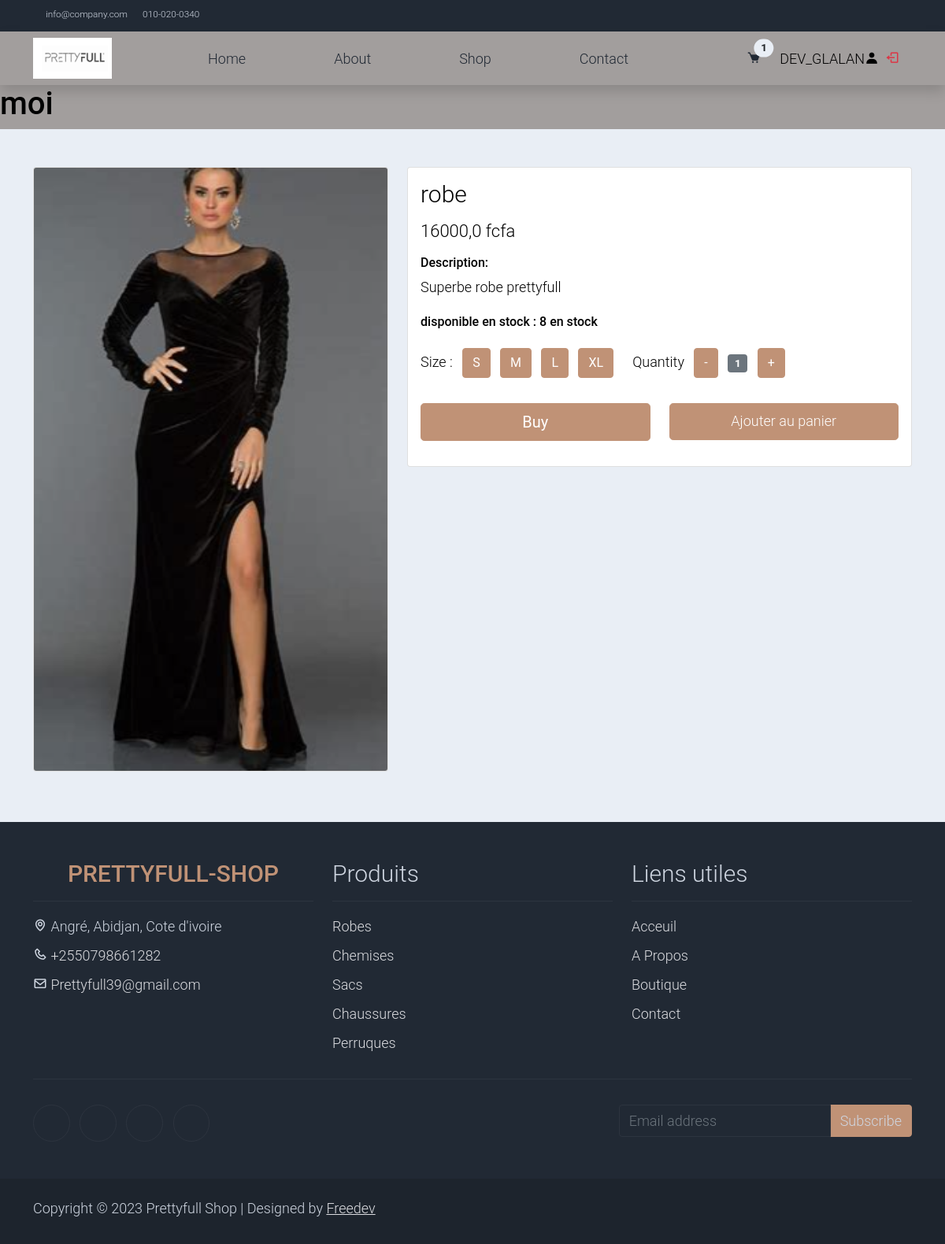
/product/robe (signed in), run on the app's committed database.
### accounts/models.py (models this page shows)
class Shopper(AbstractUser):
    pass

### store/models.py (models this page shows, shortened)
class Cart(models.Model):
    user = models.OneToOneField(AUTH_USER_MODEL, on_delete=models.CASCADE)
    orders = models.ManyToManyField(Order)

class Product(models.Model):
    name = models.CharField(max_length=128)
    slug = models.SlugField(max_length=128)
    price = models.FloatField(default=0.0)
    stock = models.IntegerField(default=0)
    description = models.TextField(blank=True)
    thumbnail = models.ImageField(upload_to="products", blank=True, null=True)

### store/views.py (the view)
# urls.py: path('product/<str:slug>', product_detail, name='product'),
def product_detail(request, slug):
    product = get_object_or_404(Product, slug=slug)
    return render(request, 'store/detail.html', context={"product": product})

### store/templates/store/detail.html (shortened to what this page needs)
{% extends 'base.html' %} {% block content %}
<h1>moi</h1>
<section class="bg-light">
  <div class="container pb-5">
    <div class="row">
      <div class="col-lg-5 mt-5">
        <div class="card mb-3">
          <img
            class="card-img img-fluid"
            src="{{ product.thumbnail.url }}"
            alt="{{ product.name }}"
            id="product-detail"
          />
        </div>
      </div>
      <div class="col-lg-7 mt-5">
        <div class="card">
          <div class="card-body">
            <h1 class="h2">{{ product.name }}</h1>
            <p class="h3 py-2">{{ product.price }} fcfa</p>
            <h6>Description:</h6>
            <p>{{ product.description }}</p>
            <ul class="list-inline">
              <li class="list-inline-item">
                <h6>disponible en stock : {{ product.stock }} en stock</h6>
              </li>
            </ul>
            <form action="" method="GET">
              <div class="row">
                <div class="col-auto">
                  <ul class="list-inline pb-3">
                    <li class="list-inline-item">
                      Size :
                    </li>
                    <li class="list-inline-item">
                      <span class="btn btn-success btn-size">S</span>
                    </li>
                    <li class="list-inline-item">
                      <span class="btn btn-success btn-size">M</span>
                    </li>
                    <li class="list-inline-item">
                      <span class="btn btn-success btn-size">L</span>
                    </li>
                    <li class="list-inline-item">
                      <span class="btn btn-success btn-size">XL</span>
                    </li>
                  </ul>
                </div>
                <div class="col-auto">
                  <ul class="list-inline pb-3">
                    <li class="list-inline-item text-right">
                      Quantity
                    </li>
                    <li class="list-inline-item">
                      <span class="btn btn-success" id="btn-minus">-</span>
                    </li>
                    <li class="list-inline-item">
                      <span class="badge bg-secondary" id="var-value">1</span>
                    </li>
                    <li class="list-inline-item">
                      <span class="btn btn-success" id="btn-plus">+</span>
                    </li>
                  </ul>
                </div>
              </div>
              <div class="row pb-3">
                <div class="col d-grid">
                  <button
                    type="submit"
                    class="btn btn-success btn-lg"
                    name="submit"
                    value="buy"
                  >
                    Buy
                  </button>
                </div>
                <div class="col d-grid">
                  {% if user.is_authenticated %}
                  <a href="{% url 'add_to_cart' product.slug %}" class="btn btn-success btn-lg">
                          Ajouter au panier
                      </a>
                  {% endif %}
                  <a href="">
                  </a>
                </div>
              </div>
            </form>
          </div>
        </div>
      </div>
    </div>
  </div>
</section>
 {% endblock %}

### templates/base.html (shortened to what this page needs)
<!DOCTYPE html>
<html lang="fr">
<head>
    <link rel="stylesheet" href="https://cdn.jsdelivr.net/npm/bootstrap@4.3.1/dist/css/bootstrap.min.css">
    <link href='https://unpkg.com/boxicons@2.1.4/css/boxicons.min.css' rel='stylesheet'>
    {% load static %}
    <link rel="stylesheet" href=" {% static 'css/bootstrap.min.css' %}">
    <link rel="stylesheet" href="{% static 'css/exemple.css' %}">
    <link rel="stylesheet" href="{% static 'css/templatemo.css' %}">
</head>
<body>
   <nav class="navbar navbar-expand-lg bg-dark navbar-light d-none d-lg-block" id="templatemo_nav_top">
      <div class="container text-light">
          <div class="w-100 d-flex justify-content-between">
              <div>
                  <a class="navbar-sm-brand text-light text-decoration-none" href="mailto:info@company.com">info@company.com</a>
                  <a class="navbar-sm-brand text-light text-decoration-none" href="tel:010-020-0340">010-020-0340</a>
              </div>
              <div>
                  <a class="text-light" href="https://fb.com/templatemo" target="_blank" rel="sponsored"></a>
                  <a class="text-light" href="https://www.instagram.com/" target="_blank"></a>
                  <a class="text-light" href="https://twitter.com/" target="_blank"></a>
              </div>
          </div>
      </div>
  </nav>
  <nav class="navbar navbar-expand-lg navbar-light shadow">
    <div class="container d-flex justify-content-between align-items-center">
        <a href="" class="logo"><img src="{% static 'images/logo.png'%}" alt=""></a>
        <div class="align-self-center collapse navbar-collapse flex-fill  d-lg-flex justify-content-lg-between" id="templatemo_main_nav">
            <div class="flex-fill">
                <ul class="nav navbar-nav d-flex justify-content-between mx-lg-auto">
                    <li class="nav-item">
                        <a class="nav-link" href="{% url 'index'%}">Home</a>
                    </li>
                    <li class="nav-item">
                        <a class="nav-link" href="{% url 'about'%}">About</a>
                    </li>
                    <li class="nav-item">
                        <a class="nav-link" href="shop.html">Shop</a>
                    </li>
                    <li class="nav-item">
                        <a class="nav-link" href="{% url 'contact' %}">Contact</a>
                    </li>
                </ul>
            </div>
            <div class="navbar align-self-center d-flex">
                <a class="nav-icon d-none d-lg-inline" href="#" data-bs-toggle="modal" data-bs-target="#templatemo_search">
                </a>
                <a class="nav-icon position-relative text-decoration-none" href="{% url 'cart' %}">
                    <i class='bx bxs-cart mr-1' ></i>
                    <span class="position-absolute top-0 left-100 translate-middle badge rounded-pill bg-light text-dark">{{ user.cart.orders.count }}</span>
                </a>
                {% if user.is_authenticated %}
                 {{ user.username }}<i class='bx bxs-user bx-2x'></i>
             <a href="{% url 'logout' %}">
                <i class='bx bx-log-out ml-2 text-danger bx-3x'></i>
             </a>
             {% endif %}
            </div>
        </div>
    </div>
</nav>
      {% block content %}
      {% endblock content %}
      <footer class="bg-dark" id="tempaltemo_footer">
         <div class="container">
             <div class="row">
                 <div class="col-md-4 pt-5">
                     <h2 class="h2 text-success border-bottom pb-3 border-light logo">PRETTYFULL-SHOP</h2>
                     <ul class="list-unstyled text-light footer-link-list">
                         <li>
                            <i class='bx bx-map'></i>
                            Angré, Abidjan, Cote d'ivoire
                         </li>
                         <li>
                            <i class='bx bx-phone'></i>
                           <a class="text-decoration-none" href="tel:">+2550798661282</a>
                         </li>
                         <li>
                            <i class='bx bx-envelope'></i>
                             <a class="text-decoration-none" href="mailto:">Prettyfull39@gmail.com</a>
                         </li>
                     </ul>
                 </div>
                 <div class="col-md-4 pt-5">
                     <h2 class="h2 text-light border-bottom pb-3 border-light">Produits</h2>
                     <ul class="list-unstyled text-light footer-link-list">
                         <li><a class="text-decoration-none" href="#">Robes</a></li>
                         <li><a class="text-decoration-none" href="#">Chemises</a></li>
                         <li><a class="text-decoration-none" href="#">Sacs</a></li>
                         <li><a class="text-decoration-none" href="#">Chaussures</a></li>
                         <li><a class="text-decoration-none" href="#">Perruques</a></li>
                     </ul>
                 </div>
                 <div class="col-md-4 pt-5">
                     <h2 class="h2 text-light border-bottom pb-3 border-light">Liens utiles</h2>
                     <ul class="list-unstyled text-light footer-link-list">
                         <li><a class="text-decoration-none" href="{% url 'index'%}">Acceuil</a></li>
                         <li><a class="text-decoration-none" href="{% url 'about'%}">A Propos</a></li>
                         <li><a class="text-decoration-none" href="#">Boutique</a></li>
                         <li><a class="text-decoration-none" href="#">Contact</a></li>
                     </ul>
                 </div>
             </div>
             <div class="row text-light mb-4">
                 <div class="col-12 mb-3">
                     <div class="w-100 my-3 border-top border-light"></div>
                 </div>
                 <div class="col-auto me-auto">
                     <ul class="list-inline text-left footer-icons">
                         <li class="list-inline-item border border-light rounded-circle text-center">
                         </li>
                         <li class="list-inline-item border border-light rounded-circle text-center">
                         </li>
                         <li class="list-inline-item border border-light rounded-circle text-center">
                         </li>
                         <li class="list-inline-item border border-light rounded-circle text-center">
                         </li>
                     </ul>
                 </div>
                 <div class="col-auto">
                     <div class="input-group mb-2">
                         <input type="text" class="form-control bg-dark border-light" id="subscribeEmail" placeholder="Email address">
                         <div class="input-group-text btn-success text-light">Subscribe</div>
                     </div>
                 </div>
             </div>
         </div>
         <div class="w-100 bg-black py-3">
             <div class="container">
                 <div class="row pt-2">
                     <div class="col-12">
                         <p class="text-left text-light">
                             Copyright © 2023 Prettyfull Shop
                             | Designed by <a rel="sponsored" href="" target="_blank">Freedev</a>
                         </p>
                     </div>
                 </div>
             </div>
         </div>
     </footer>
</body>
</html>

### static/css/exemple.css (style rules this page uses)
body { background-color: #A29E9D; color: black; }
.logo { display: flex; justify-content: center; align-items: center; font-weight: 700; }
.logo img { width: 100px; margin-right: 1rem; }

### static/css/templatemo.css (style rules this page uses)
body, ul, li, p, a, label, input, div { font-family: 'Roboto', sans-serif; font-size: 18px !important; font-weight: 300 !important; }
.h2 { font-family: 'Roboto', sans-serif; font-size: 30px !important; font-weight: 300; }
.h3 { font-family: 'Roboto', sans-serif; font-size: 22px !important; }
.logo { font-weight: 500 !important; }
.text-success { color:#C09276 !important; }
.text-light { color: #cfd6e1 !important; }
.bg-dark { background-color: #212934 !important; }
.bg-light { background-color: #e9eef5 !important; }
.bg-black { background-color: #1d242d !important; }
.btn-success { background-color: #C09276 !important; border-color:#C09276 !important; }
#templatemo_nav_top { min-height: 40px; }
#templatemo_nav_top * { font-size: .9em !important; }
#templatemo_main_nav a { color: #212934; }
#templatemo_main_nav .navbar .nav-icon { margin-right: 20px; }
.form-control { border: 1px solid #e8e8e8; }
#tempaltemo_footer a { color: #dcdde1; }
#tempaltemo_footer ul.footer-link-list li { padding-top: 10px; }
#tempaltemo_footer ul.footer-icons li { width: 2.6em; height: 2.6em; line-height: 2.6em; }
#tempaltemo_footer .border-light { border-color: #2d343f !important; }
@media (min-width: 768px) { #templatemo_main_nav .navbar-nav { max-width: 450px; } }
@media (min-width: 992px) { #templatemo_main_nav .navbar-nav { max-width: 550px; } }

### data on the page
Shopper: cart.orders.count "1", username "DEV_GLALAN"
Product: thumbnail (picture), name "robe", price "16000,0", description "Superbe robe prettyfull", stock "8"
